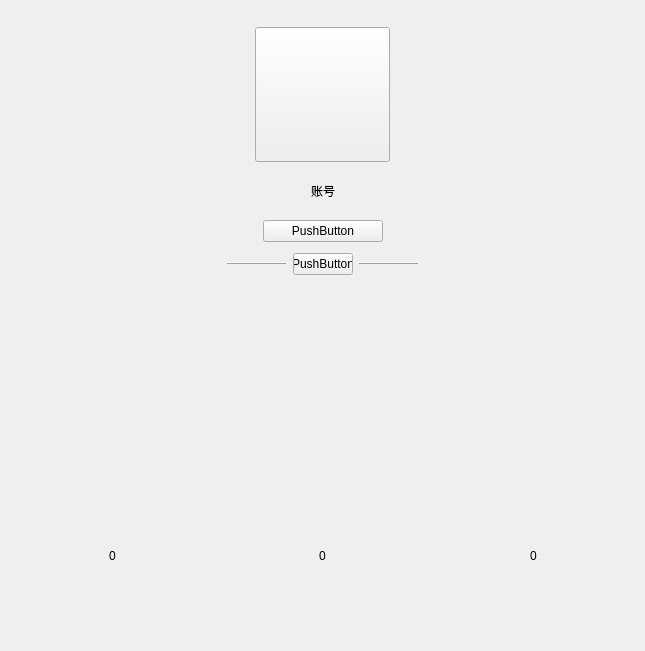
<?xml version="1.0" encoding="UTF-8"?>
<ui version="4.0">
 <class>AccountStackedWidget</class>
 <widget class="QWidget" name="AccountStackedWidget">
  <property name="geometry">
   <rect>
    <x>0</x>
    <y>0</y>
    <width>645</width>
    <height>651</height>
   </rect>
  </property>
  <property name="windowTitle">
   <string>Form</string>
  </property>
  <layout class="QVBoxLayout" name="verticalLayout_4">
   <property name="leftMargin">
    <number>0</number>
   </property>
   <property name="topMargin">
    <number>0</number>
   </property>
   <property name="rightMargin">
    <number>0</number>
   </property>
   <property name="bottomMargin">
    <number>0</number>
   </property>
   <item>
    <layout class="QVBoxLayout" name="verticalLayout_3">
     <item>
      <widget class="QFrame" name="frame">
       <property name="frameShape">
        <enum>QFrame::NoFrame</enum>
       </property>
       <property name="frameShadow">
        <enum>QFrame::Raised</enum>
       </property>
       <layout class="QVBoxLayout" name="verticalLayout">
        <item>
         <spacer name="verticalSpacer_6">
          <property name="orientation">
           <enum>Qt::Vertical</enum>
          </property>
          <property name="sizeType">
           <enum>QSizePolicy::Fixed</enum>
          </property>
          <property name="sizeHint" stdset="0">
           <size>
            <width>20</width>
            <height>18</height>
           </size>
          </property>
         </spacer>
        </item>
        <item>
         <layout class="QHBoxLayout" name="horizontalLayout_3">
          <item>
           <spacer name="horizontalSpacer_5">
            <property name="orientation">
             <enum>Qt::Horizontal</enum>
            </property>
            <property name="sizeHint" stdset="0">
             <size>
              <width>40</width>
              <height>20</height>
             </size>
            </property>
           </spacer>
          </item>
          <item>
           <widget class="QPushButton" name="user_logo_btn">
            <property name="minimumSize">
             <size>
              <width>135</width>
              <height>135</height>
             </size>
            </property>
            <property name="maximumSize">
             <size>
              <width>135</width>
              <height>135</height>
             </size>
            </property>
            <property name="text">
             <string/>
            </property>
           </widget>
          </item>
          <item>
           <spacer name="horizontalSpacer_6">
            <property name="orientation">
             <enum>Qt::Horizontal</enum>
            </property>
            <property name="sizeHint" stdset="0">
             <size>
              <width>40</width>
              <height>20</height>
             </size>
            </property>
           </spacer>
          </item>
         </layout>
        </item>
        <item>
         <spacer name="verticalSpacer_8">
          <property name="orientation">
           <enum>Qt::Vertical</enum>
          </property>
          <property name="sizeType">
           <enum>QSizePolicy::Fixed</enum>
          </property>
          <property name="sizeHint" stdset="0">
           <size>
            <width>20</width>
            <height>13</height>
           </size>
          </property>
         </spacer>
        </item>
        <item>
         <layout class="QHBoxLayout" name="horizontalLayout_5">
          <item>
           <spacer name="horizontalSpacer_9">
            <property name="orientation">
             <enum>Qt::Horizontal</enum>
            </property>
            <property name="sizeHint" stdset="0">
             <size>
              <width>40</width>
              <height>20</height>
             </size>
            </property>
           </spacer>
          </item>
          <item>
           <widget class="QLabel" name="user_account_label">
            <property name="text">
             <string>账号</string>
            </property>
           </widget>
          </item>
          <item>
           <spacer name="horizontalSpacer_10">
            <property name="orientation">
             <enum>Qt::Horizontal</enum>
            </property>
            <property name="sizeHint" stdset="0">
             <size>
              <width>40</width>
              <height>20</height>
             </size>
            </property>
           </spacer>
          </item>
         </layout>
        </item>
        <item>
         <spacer name="verticalSpacer_3">
          <property name="orientation">
           <enum>Qt::Vertical</enum>
          </property>
          <property name="sizeType">
           <enum>QSizePolicy::Fixed</enum>
          </property>
          <property name="sizeHint" stdset="0">
           <size>
            <width>20</width>
            <height>13</height>
           </size>
          </property>
         </spacer>
        </item>
        <item>
         <layout class="QHBoxLayout" name="horizontalLayout_6">
          <item>
           <spacer name="horizontalSpacer_11">
            <property name="orientation">
             <enum>Qt::Horizontal</enum>
            </property>
            <property name="sizeHint" stdset="0">
             <size>
              <width>40</width>
              <height>20</height>
             </size>
            </property>
           </spacer>
          </item>
          <item>
           <widget class="QPushButton" name="logout_btn">
            <property name="minimumSize">
             <size>
              <width>120</width>
              <height>0</height>
             </size>
            </property>
            <property name="maximumSize">
             <size>
              <width>120</width>
              <height>16777215</height>
             </size>
            </property>
            <property name="text">
             <string>PushButton</string>
            </property>
           </widget>
          </item>
          <item>
           <spacer name="horizontalSpacer_12">
            <property name="orientation">
             <enum>Qt::Horizontal</enum>
            </property>
            <property name="sizeHint" stdset="0">
             <size>
              <width>40</width>
              <height>20</height>
             </size>
            </property>
           </spacer>
          </item>
         </layout>
        </item>
        <item>
         <spacer name="verticalSpacer_4">
          <property name="orientation">
           <enum>Qt::Vertical</enum>
          </property>
          <property name="sizeType">
           <enum>QSizePolicy::Fixed</enum>
          </property>
          <property name="sizeHint" stdset="0">
           <size>
            <width>20</width>
            <height>5</height>
           </size>
          </property>
         </spacer>
        </item>
        <item>
         <layout class="QHBoxLayout" name="horizontalLayout_14">
          <item>
           <spacer name="horizontalSpacer_26">
            <property name="orientation">
             <enum>Qt::Horizontal</enum>
            </property>
            <property name="sizeHint" stdset="0">
             <size>
              <width>40</width>
              <height>20</height>
             </size>
            </property>
           </spacer>
          </item>
          <item>
           <widget class="Line" name="line_2">
            <property name="minimumSize">
             <size>
              <width>60</width>
              <height>0</height>
             </size>
            </property>
            <property name="maximumSize">
             <size>
              <width>60</width>
              <height>16777215</height>
             </size>
            </property>
            <property name="frameShadow">
             <enum>QFrame::Raised</enum>
            </property>
            <property name="orientation">
             <enum>Qt::Horizontal</enum>
            </property>
           </widget>
          </item>
          <item>
           <widget class="QPushButton" name="reset_passwd_btn">
            <property name="minimumSize">
             <size>
              <width>60</width>
              <height>0</height>
             </size>
            </property>
            <property name="maximumSize">
             <size>
              <width>60</width>
              <height>16777215</height>
             </size>
            </property>
            <property name="text">
             <string>PushButton</string>
            </property>
           </widget>
          </item>
          <item>
           <widget class="Line" name="line">
            <property name="minimumSize">
             <size>
              <width>60</width>
              <height>0</height>
             </size>
            </property>
            <property name="maximumSize">
             <size>
              <width>60</width>
              <height>16777215</height>
             </size>
            </property>
            <property name="frameShadow">
             <enum>QFrame::Raised</enum>
            </property>
            <property name="orientation">
             <enum>Qt::Horizontal</enum>
            </property>
           </widget>
          </item>
          <item>
           <spacer name="horizontalSpacer_28">
            <property name="orientation">
             <enum>Qt::Horizontal</enum>
            </property>
            <property name="sizeHint" stdset="0">
             <size>
              <width>40</width>
              <height>20</height>
             </size>
            </property>
           </spacer>
          </item>
         </layout>
        </item>
        <item>
         <spacer name="verticalSpacer_2">
          <property name="orientation">
           <enum>Qt::Vertical</enum>
          </property>
          <property name="sizeType">
           <enum>QSizePolicy::Expanding</enum>
          </property>
          <property name="sizeHint" stdset="0">
           <size>
            <width>20</width>
            <height>163</height>
           </size>
          </property>
         </spacer>
        </item>
       </layout>
      </widget>
     </item>
     <item>
      <widget class="QFrame" name="frame_4">
       <property name="minimumSize">
        <size>
         <width>0</width>
         <height>100</height>
        </size>
       </property>
       <property name="maximumSize">
        <size>
         <width>16777215</width>
         <height>100</height>
        </size>
       </property>
       <property name="frameShape">
        <enum>QFrame::NoFrame</enum>
       </property>
       <property name="frameShadow">
        <enum>QFrame::Raised</enum>
       </property>
       <layout class="QHBoxLayout" name="horizontalLayout_2">
        <property name="leftMargin">
         <number>0</number>
        </property>
        <property name="topMargin">
         <number>0</number>
        </property>
        <property name="rightMargin">
         <number>0</number>
        </property>
        <property name="bottomMargin">
         <number>0</number>
        </property>
        <item>
         <layout class="QHBoxLayout" name="horizontalLayout">
          <item>
           <spacer name="horizontalSpacer">
            <property name="orientation">
             <enum>Qt::Horizontal</enum>
            </property>
            <property name="sizeType">
             <enum>QSizePolicy::Fixed</enum>
            </property>
            <property name="sizeHint" stdset="0">
             <size>
              <width>30</width>
              <height>20</height>
             </size>
            </property>
           </spacer>
          </item>
          <item>
           <widget class="QFrame" name="input_speed_frame">
            <layout class="QVBoxLayout" name="verticalLayout_8">
             <property name="leftMargin">
              <number>0</number>
             </property>
             <property name="topMargin">
              <number>0</number>
             </property>
             <property name="rightMargin">
              <number>0</number>
             </property>
             <property name="bottomMargin">
              <number>0</number>
             </property>
             <item>
              <layout class="QVBoxLayout" name="verticalLayout_5">
               <item>
                <spacer name="verticalSpacer_9">
                 <property name="orientation">
                  <enum>Qt::Vertical</enum>
                 </property>
                 <property name="sizeType">
                  <enum>QSizePolicy::Fixed</enum>
                 </property>
                 <property name="sizeHint" stdset="0">
                  <size>
                   <width>20</width>
                   <height>15</height>
                  </size>
                 </property>
                </spacer>
               </item>
               <item>
                <layout class="QHBoxLayout" name="horizontalLayout_7">
                 <item>
                  <spacer name="horizontalSpacer_13">
                   <property name="orientation">
                    <enum>Qt::Horizontal</enum>
                   </property>
                   <property name="sizeHint" stdset="0">
                    <size>
                     <width>18</width>
                     <height>20</height>
                    </size>
                   </property>
                  </spacer>
                 </item>
                 <item>
                  <widget class="QLabel" name="input_speed_label">
                   <property name="text">
                    <string>0</string>
                   </property>
                  </widget>
                 </item>
                 <item>
                  <spacer name="horizontalSpacer_14">
                   <property name="orientation">
                    <enum>Qt::Horizontal</enum>
                   </property>
                   <property name="sizeHint" stdset="0">
                    <size>
                     <width>18</width>
                     <height>20</height>
                    </size>
                   </property>
                  </spacer>
                 </item>
                </layout>
               </item>
               <item>
                <spacer name="verticalSpacer_7">
                 <property name="orientation">
                  <enum>Qt::Vertical</enum>
                 </property>
                 <property name="sizeType">
                  <enum>QSizePolicy::Expanding</enum>
                 </property>
                 <property name="sizeHint" stdset="0">
                  <size>
                   <width>20</width>
                   <height>28</height>
                  </size>
                 </property>
                </spacer>
               </item>
               <item>
                <layout class="QHBoxLayout" name="horizontalLayout_8">
                 <property name="spacing">
                  <number>0</number>
                 </property>
                 <item>
                  <spacer name="horizontalSpacer_15">
                   <property name="orientation">
                    <enum>Qt::Horizontal</enum>
                   </property>
                   <property name="sizeType">
                    <enum>QSizePolicy::Expanding</enum>
                   </property>
                   <property name="sizeHint" stdset="0">
                    <size>
                     <width>32</width>
                     <height>20</height>
                    </size>
                   </property>
                  </spacer>
                 </item>
                 <item>
                  <widget class="QLabel" name="inputspeed_logo_label">
                   <property name="minimumSize">
                    <size>
                     <width>0</width>
                     <height>0</height>
                    </size>
                   </property>
                   <property name="maximumSize">
                    <size>
                     <width>155536</width>
                     <height>15536</height>
                    </size>
                   </property>
                   <property name="text">
                    <string/>
                   </property>
                  </widget>
                 </item>
                 <item>
                  <widget class="QLabel" name="input_speed_unit_label">
                   <property name="minimumSize">
                    <size>
                     <width>0</width>
                     <height>0</height>
                    </size>
                   </property>
                   <property name="maximumSize">
                    <size>
                     <width>15536</width>
                     <height>15536</height>
                    </size>
                   </property>
                   <property name="text">
                    <string/>
                   </property>
                  </widget>
                 </item>
                 <item>
                  <spacer name="horizontalSpacer_17">
                   <property name="orientation">
                    <enum>Qt::Horizontal</enum>
                   </property>
                   <property name="sizeType">
                    <enum>QSizePolicy::Expanding</enum>
                   </property>
                   <property name="sizeHint" stdset="0">
                    <size>
                     <width>32</width>
                     <height>20</height>
                    </size>
                   </property>
                  </spacer>
                 </item>
                </layout>
               </item>
               <item>
                <spacer name="verticalSpacer_10">
                 <property name="orientation">
                  <enum>Qt::Vertical</enum>
                 </property>
                 <property name="sizeType">
                  <enum>QSizePolicy::Expanding</enum>
                 </property>
                 <property name="sizeHint" stdset="0">
                  <size>
                   <width>20</width>
                   <height>28</height>
                  </size>
                 </property>
                </spacer>
               </item>
              </layout>
             </item>
            </layout>
           </widget>
          </item>
          <item>
           <spacer name="horizontalSpacer_2">
            <property name="orientation">
             <enum>Qt::Horizontal</enum>
            </property>
            <property name="sizeType">
             <enum>QSizePolicy::Fixed</enum>
            </property>
            <property name="sizeHint" stdset="0">
             <size>
              <width>40</width>
              <height>20</height>
             </size>
            </property>
           </spacer>
          </item>
          <item>
           <widget class="QFrame" name="total_days_frame">
            <layout class="QVBoxLayout" name="verticalLayout_9">
             <property name="leftMargin">
              <number>0</number>
             </property>
             <property name="topMargin">
              <number>0</number>
             </property>
             <property name="rightMargin">
              <number>0</number>
             </property>
             <property name="bottomMargin">
              <number>0</number>
             </property>
             <item>
              <layout class="QVBoxLayout" name="verticalLayout_6">
               <item>
                <spacer name="verticalSpacer_11">
                 <property name="orientation">
                  <enum>Qt::Vertical</enum>
                 </property>
                 <property name="sizeType">
                  <enum>QSizePolicy::Fixed</enum>
                 </property>
                 <property name="sizeHint" stdset="0">
                  <size>
                   <width>20</width>
                   <height>15</height>
                  </size>
                 </property>
                </spacer>
               </item>
               <item>
                <layout class="QHBoxLayout" name="horizontalLayout_9">
                 <item>
                  <spacer name="horizontalSpacer_18">
                   <property name="orientation">
                    <enum>Qt::Horizontal</enum>
                   </property>
                   <property name="sizeHint" stdset="0">
                    <size>
                     <width>18</width>
                     <height>20</height>
                    </size>
                   </property>
                  </spacer>
                 </item>
                 <item>
                  <widget class="QLabel" name="total_days_label">
                   <property name="text">
                    <string>0</string>
                   </property>
                  </widget>
                 </item>
                 <item>
                  <spacer name="horizontalSpacer_19">
                   <property name="orientation">
                    <enum>Qt::Horizontal</enum>
                   </property>
                   <property name="sizeHint" stdset="0">
                    <size>
                     <width>18</width>
                     <height>20</height>
                    </size>
                   </property>
                  </spacer>
                 </item>
                </layout>
               </item>
               <item>
                <spacer name="verticalSpacer_12">
                 <property name="orientation">
                  <enum>Qt::Vertical</enum>
                 </property>
                 <property name="sizeType">
                  <enum>QSizePolicy::Expanding</enum>
                 </property>
                 <property name="sizeHint" stdset="0">
                  <size>
                   <width>20</width>
                   <height>28</height>
                  </size>
                 </property>
                </spacer>
               </item>
               <item>
                <layout class="QHBoxLayout" name="horizontalLayout_10">
                 <property name="spacing">
                  <number>0</number>
                 </property>
                 <item>
                  <spacer name="horizontalSpacer_20">
                   <property name="orientation">
                    <enum>Qt::Horizontal</enum>
                   </property>
                   <property name="sizeType">
                    <enum>QSizePolicy::Expanding</enum>
                   </property>
                   <property name="sizeHint" stdset="0">
                    <size>
                     <width>32</width>
                     <height>20</height>
                    </size>
                   </property>
                  </spacer>
                 </item>
                 <item>
                  <widget class="QLabel" name="total_days_logo_label">
                   <property name="minimumSize">
                    <size>
                     <width>0</width>
                     <height>0</height>
                    </size>
                   </property>
                   <property name="maximumSize">
                    <size>
                     <width>16777215</width>
                     <height>15536</height>
                    </size>
                   </property>
                   <property name="text">
                    <string/>
                   </property>
                  </widget>
                 </item>
                 <item>
                  <widget class="QLabel" name="total_days_unit_label">
                   <property name="text">
                    <string/>
                   </property>
                  </widget>
                 </item>
                 <item>
                  <spacer name="horizontalSpacer_22">
                   <property name="orientation">
                    <enum>Qt::Horizontal</enum>
                   </property>
                   <property name="sizeType">
                    <enum>QSizePolicy::Expanding</enum>
                   </property>
                   <property name="sizeHint" stdset="0">
                    <size>
                     <width>32</width>
                     <height>20</height>
                    </size>
                   </property>
                  </spacer>
                 </item>
                </layout>
               </item>
               <item>
                <spacer name="verticalSpacer_18">
                 <property name="orientation">
                  <enum>Qt::Vertical</enum>
                 </property>
                 <property name="sizeType">
                  <enum>QSizePolicy::Expanding</enum>
                 </property>
                 <property name="sizeHint" stdset="0">
                  <size>
                   <width>20</width>
                   <height>10</height>
                  </size>
                 </property>
                </spacer>
               </item>
               <item>
                <spacer name="verticalSpacer_13">
                 <property name="orientation">
                  <enum>Qt::Vertical</enum>
                 </property>
                 <property name="sizeHint" stdset="0">
                  <size>
                   <width>20</width>
                   <height>28</height>
                  </size>
                 </property>
                </spacer>
               </item>
              </layout>
             </item>
            </layout>
           </widget>
          </item>
          <item>
           <spacer name="horizontalSpacer_3">
            <property name="orientation">
             <enum>Qt::Horizontal</enum>
            </property>
            <property name="sizeType">
             <enum>QSizePolicy::Fixed</enum>
            </property>
            <property name="sizeHint" stdset="0">
             <size>
              <width>40</width>
              <height>20</height>
             </size>
            </property>
           </spacer>
          </item>
          <item>
           <widget class="QFrame" name="total_character_frame">
            <layout class="QVBoxLayout" name="verticalLayout_10">
             <property name="leftMargin">
              <number>0</number>
             </property>
             <property name="topMargin">
              <number>0</number>
             </property>
             <property name="rightMargin">
              <number>0</number>
             </property>
             <property name="bottomMargin">
              <number>0</number>
             </property>
             <item>
              <layout class="QVBoxLayout" name="verticalLayout_7">
               <item>
                <spacer name="verticalSpacer_14">
                 <property name="orientation">
                  <enum>Qt::Vertical</enum>
                 </property>
                 <property name="sizeType">
                  <enum>QSizePolicy::Fixed</enum>
                 </property>
                 <property name="sizeHint" stdset="0">
                  <size>
                   <width>20</width>
                   <height>15</height>
                  </size>
                 </property>
                </spacer>
               </item>
               <item>
                <layout class="QHBoxLayout" name="horizontalLayout_11">
                 <item>
                  <spacer name="horizontalSpacer_23">
                   <property name="orientation">
                    <enum>Qt::Horizontal</enum>
                   </property>
                   <property name="sizeHint" stdset="0">
                    <size>
                     <width>18</width>
                     <height>20</height>
                    </size>
                   </property>
                  </spacer>
                 </item>
                 <item>
                  <widget class="QLabel" name="total_character_label">
                   <property name="text">
                    <string>0</string>
                   </property>
                  </widget>
                 </item>
                 <item>
                  <spacer name="horizontalSpacer_24">
                   <property name="orientation">
                    <enum>Qt::Horizontal</enum>
                   </property>
                   <property name="sizeHint" stdset="0">
                    <size>
                     <width>18</width>
                     <height>20</height>
                    </size>
                   </property>
                  </spacer>
                 </item>
                </layout>
               </item>
               <item>
                <spacer name="verticalSpacer_15">
                 <property name="orientation">
                  <enum>Qt::Vertical</enum>
                 </property>
                 <property name="sizeType">
                  <enum>QSizePolicy::Expanding</enum>
                 </property>
                 <property name="sizeHint" stdset="0">
                  <size>
                   <width>20</width>
                   <height>28</height>
                  </size>
                 </property>
                </spacer>
               </item>
               <item>
                <layout class="QHBoxLayout" name="horizontalLayout_12">
                 <property name="spacing">
                  <number>0</number>
                 </property>
                 <item>
                  <spacer name="horizontalSpacer_25">
                   <property name="orientation">
                    <enum>Qt::Horizontal</enum>
                   </property>
                   <property name="sizeType">
                    <enum>QSizePolicy::Expanding</enum>
                   </property>
                   <property name="sizeHint" stdset="0">
                    <size>
                     <width>32</width>
                     <height>20</height>
                    </size>
                   </property>
                  </spacer>
                 </item>
                 <item>
                  <widget class="QLabel" name="total_character_logo_label">
                   <property name="minimumSize">
                    <size>
                     <width>0</width>
                     <height>0</height>
                    </size>
                   </property>
                   <property name="maximumSize">
                    <size>
                     <width>15536</width>
                     <height>15536</height>
                    </size>
                   </property>
                   <property name="text">
                    <string/>
                   </property>
                  </widget>
                 </item>
                 <item>
                  <widget class="QLabel" name="total_character_unit_label">
                   <property name="text">
                    <string/>
                   </property>
                  </widget>
                 </item>
                 <item>
                  <spacer name="horizontalSpacer_27">
                   <property name="orientation">
                    <enum>Qt::Horizontal</enum>
                   </property>
                   <property name="sizeType">
                    <enum>QSizePolicy::Expanding</enum>
                   </property>
                   <property name="sizeHint" stdset="0">
                    <size>
                     <width>32</width>
                     <height>20</height>
                    </size>
                   </property>
                  </spacer>
                 </item>
                </layout>
               </item>
               <item>
                <spacer name="verticalSpacer_19">
                 <property name="orientation">
                  <enum>Qt::Vertical</enum>
                 </property>
                 <property name="sizeType">
                  <enum>QSizePolicy::Expanding</enum>
                 </property>
                 <property name="sizeHint" stdset="0">
                  <size>
                   <width>20</width>
                   <height>10</height>
                  </size>
                 </property>
                </spacer>
               </item>
               <item>
                <spacer name="verticalSpacer_16">
                 <property name="orientation">
                  <enum>Qt::Vertical</enum>
                 </property>
                 <property name="sizeHint" stdset="0">
                  <size>
                   <width>20</width>
                   <height>28</height>
                  </size>
                 </property>
                </spacer>
               </item>
              </layout>
             </item>
            </layout>
           </widget>
          </item>
          <item>
           <spacer name="horizontalSpacer_4">
            <property name="orientation">
             <enum>Qt::Horizontal</enum>
            </property>
            <property name="sizeType">
             <enum>QSizePolicy::Fixed</enum>
            </property>
            <property name="sizeHint" stdset="0">
             <size>
              <width>30</width>
              <height>20</height>
             </size>
            </property>
           </spacer>
          </item>
         </layout>
        </item>
       </layout>
      </widget>
     </item>
     <item>
      <spacer name="verticalSpacer">
       <property name="orientation">
        <enum>Qt::Vertical</enum>
       </property>
       <property name="sizeType">
        <enum>QSizePolicy::Fixed</enum>
       </property>
       <property name="sizeHint" stdset="0">
        <size>
         <width>20</width>
         <height>20</height>
        </size>
       </property>
      </spacer>
     </item>
    </layout>
   </item>
  </layout>
 </widget>
 <resources/>
 <connections/>
</ui>
